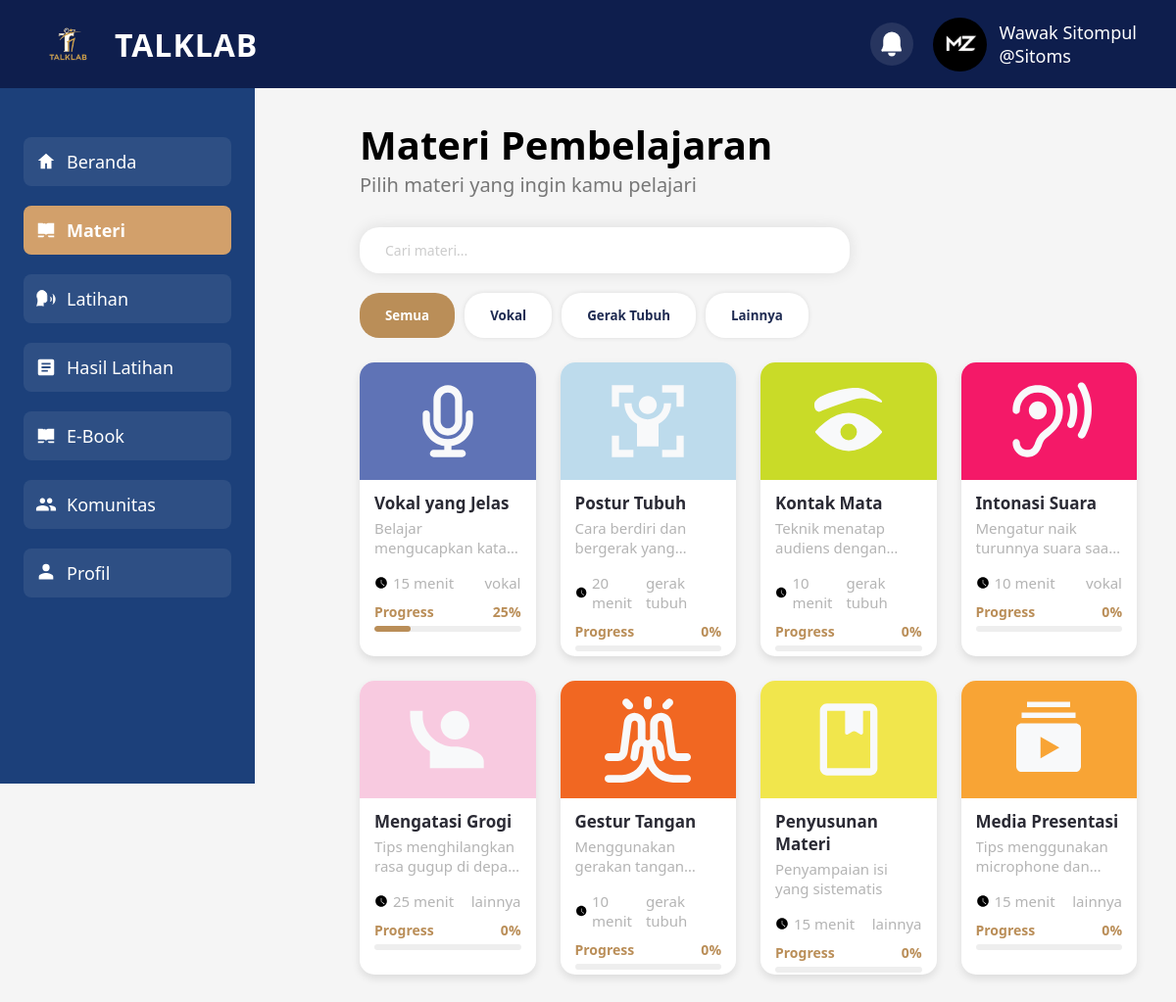
The app's page /Materi.php (signed in) with its own data.
### tables this page shows
CREATE TABLE `materials` (
  `id` varchar(50) NOT NULL,
  `title` varchar(100) NOT NULL,
  `description` varchar(255) NOT NULL,
  `category` varchar(50) NOT NULL,
  `time_minutes` int(11) NOT NULL DEFAULT 10,
  `icon_file` varchar(50) NOT NULL,
  `color_class` varchar(30) NOT NULL,
  `created_at` datetime NOT NULL DEFAULT current_timestamp()
);

### Materi.php (the view, shortened to what the rows shown need)
<?php
require_once 'core.php';
$app = new manz();
$currentUser = $app->getCurrentUser();
$categoryFilter = $_GET['category'] ?? null;
$materials = $app->getMaterials($categoryFilter);
$progressData = [];
if ($currentUser) {
    foreach ($materials as $mat) {
        $mId = $mat['id'];
        $videos = $app->getMaterialVideos($mId);
        $total = count($videos);
        if ($total > 0) {
            $completed = $app->getMaterialProgressCount($currentUser['Id_User'], $mId);
            $pct = round(($completed / $total) * 100);
            $progressData[$mId] = $pct;
        } else {
            $progressData[$mId] = 0;
        }
    }
} else {
    foreach ($materials as $mat) {
        $progressData[$mat['id']] = 0;
    }
}
?>
<!DOCTYPE html>
<html lang="id">
<head>
</head>
<body>
  <?php include 'includes/header.php'; ?>
  <main>
    <h1 style="font-size:40px; font-weight:700; color:#000;">Materi Pembelajaran</h1>
    <div class="cards">
      <?php foreach ($materials as $mat): ?>
      <a href="materi_detail.php?id=<?= htmlspecialchars($mat['id']) ?>">
        <div class="card">
          <div class="card-header <?= htmlspecialchars($mat['color_class']) ?>" title="<?= htmlspecialchars($mat['title']) ?>">
            <img src="<?= htmlspecialchars($mat['icon_file']) ?>" width="88" height="88" alt="Icon" onerror="this.style.display='none'">
          </div>
          <div class="card-body">
            <h2 class="card-title"><?= htmlspecialchars($mat['title']) ?></h2>
            <p class="card-desc"><?= htmlspecialchars($mat['description']) ?></p>
            <div class="card-info">
              <div class="time">
                <svg viewBox="0 0 24 24"><path d="M12 22c5.52 0 10-4.48 10-10S17.52 2 12 2s-10 4.48-10 10 4.48 10 10 10zm-.5-15h1v6l5.25 3.15-.75 1.23L11.5 13V7z" /></svg>
                <?= (int)$mat['time_minutes'] ?> menit
              </div>
              <div><?= htmlspecialchars($mat['category']) ?></div>
            </div>
            <div class="progress-text"><span>Progress</span><span><?= $progressData[$mat['id']] ?>%</span></div>
            <div class="progress-bar"><div class="progress" style="width: <?= $progressData[$mat['id']] ?>%;"></div></div>
          </div>
        </div>
      </a>
      <?php endforeach; ?>
    </div>
  </main>
</body>
</html>

### records on screen
materials: icon_file (picture), title "Vokal yang Jelas", description "Belajar mengucapkan…", time_minutes "15", category "vokal", id "25"
materials: icon_file (picture), title "Postur Tubuh", description "Cara berdiri dan bergerak…", time_minutes "20", category "gerak tubuh", id "0"
materials: icon_file (picture), title "Kontak Mata", description "Teknik menatap audiens…", time_minutes "10", category "gerak tubuh", id "0"
materials: icon_file (picture), title "Intonasi Suara", description "Mengatur naik turunnya suara…", time_minutes "10", category "vokal", id "0"
materials: icon_file (picture), title "Mengatasi Grogi", description "Tips menghilangkan rasa gugup di…", time_minutes "25", category "lainnya", id "0"
materials: icon_file (picture), title "Gestur Tangan", description "Menggunakan gerakan…", time_minutes "10", category "gerak tubuh", id "0"
materials: icon_file (picture), title "Penyusunan Materi", description "Penyampaian isi yang sistematis", time_minutes "15", category "lainnya", id "0"
materials: icon_file (picture), title "Media Presentasi", description "Tips menggunakan microphone…", time_minutes "15", category "lainnya", id "0"

### other values on screen
$displayName "Wawak Sitompul"
$displayUsername "Sitoms"
